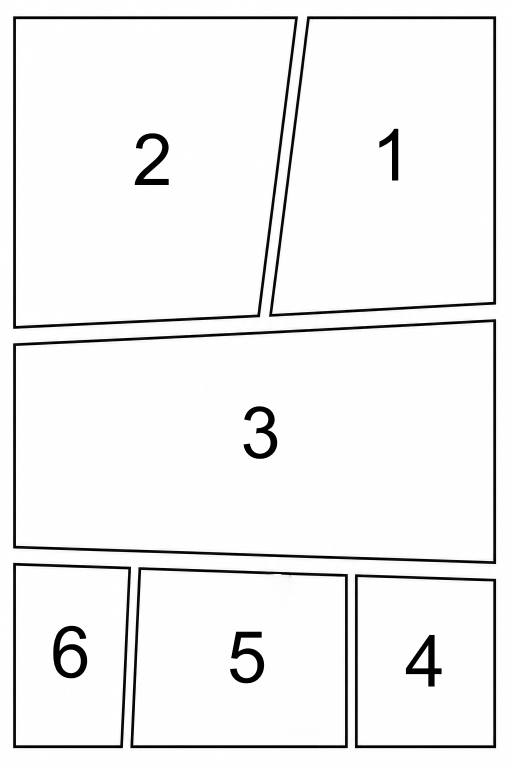
#> input picture plugins/manga-production/skills/manga-generation/assets/Manga_Panel_Layout_Template/Manga Panel Layout Template1.png, 1024 x 1536 px (shown at 1/2 size)
$ python generate_manga_templates.py
#> lines starting #> are read from the running program, lines starting #| are printed output that depends on the picture
#!/usr/bin/env python3
"""Generate reusable manga manuscript bases and panel layout templates."""

from __future__ import annotations

import argparse
import json
from pathlib import Path

from PIL import Image, ImageDraw, ImageFont


PAGE_SIZE = (1024, 1536)
BLACK = (12, 12, 12)
WHITE = (255, 255, 255)
GUIDE = (180, 180, 180)
SAFE = (215, 215, 215)
PLUGIN_ROOT = Path(__file__).resolve().parents[1]
DEFAULT_OUTPUT_DIR = (
    PLUGIN_ROOT
    / "skills"
    / "manga-generation"
    / "assets"
    / "Manga_Panel_Layout_Template"
)


LEGACY_TEMPLATES = [
    {
        "id": "legacy-skewed-6-panel",
        "file": "Manga Panel Layout Template1.png",
        "kind": "panel-layout",
        "panel_count": 6,
        "best_for": ["action", "turning point", "large central beat"],
        "description": "Two top panels, one wide central panel, and three small bottom panels with dynamic skew.",
    },
    {
        "id": "legacy-balanced-5-panel",
        "file": "Manga Panel Layout Template2.png",
        "kind": "panel-layout",
        "panel_count": 5,
        "best_for": ["balanced scene", "conversation", "setup and reveal"],
        "description": "One wide opening panel followed by two rows of paired panels.",
    },
    {
        "id": "legacy-dense-7-panel",
        "file": "Manga Panel Layout Template3.png",
        "kind": "panel-layout",
        "panel_count": 7,
        "best_for": ["dense dialogue", "multi-beat sequence", "investigation"],
        "description": "A wide top panel followed by three rows of two smaller panels.",
    },
    {
        "id": "legacy-staggered-6-panel",
        "file": "Manga Panel Layout Template4.png",
        "kind": "panel-layout",
        "panel_count": 6,
        "best_for": ["reaction chain", "uneven tension", "dramatic reveal"],
        "description": "A wide top panel with staggered lower panels and one tall right-side panel.",
    },
    {
        "id": "legacy-dynamic-6-panel",
        "file": "Manga Panel Layout Template5.png",
        "kind": "panel-layout",
        "panel_count": 6,
        "best_for": ["fast action", "chase", "impact page"],
        "description": "Slanted gutters and asymmetric panels for high-energy page movement.",
    },
    {
        "id": "legacy-yonkoma-4-panel",
        "file": "4-panel manga template1.png",
        "kind": "panel-layout",
        "panel_count": 4,
        "best_for": ["yonkoma", "gag", "simple four-beat scene"],
        "description": "Four stacked horizontal panels for classic four-panel timing.",
    },
    {
        "id": "legacy-grid-8-panel",
        "file": "4-panel manga template2.png",
        "kind": "panel-layout",
        "panel_count": 8,
        "best_for": ["dense sequence", "short dialogue beats", "parallel reactions"],
        "description": "Two-column grid with eight panels in manga-style numbered order.",
    },
]


def load_font(size: int) -> ImageFont.FreeTypeFont | ImageFont.ImageFont:
    candidates = [
        "/System/Library/Fonts/Supplemental/Arial.ttf",
        "/Library/Fonts/Arial.ttf",
    ]
    for candidate in candidates:
        path = Path(candidate)
        if path.exists():
            return ImageFont.truetype(str(path), size)
    return ImageFont.load_default()


def draw_centered_text(draw: ImageDraw.ImageDraw, box: tuple[int, int, int, int], text: str) -> None:
    font = load_font(96)
    text_box = draw.textbbox((0, 0), text, font=font)
    width = text_box[2] - text_box[0]
    height = text_box[3] - text_box[1]
    x = box[0] + (box[2] - box[0] - width) / 2
    y = box[1] + (box[3] - box[1] - height) / 2
    draw.text((x, y), text, fill=BLACK, font=font)


def draw_rect_panel(
    draw: ImageDraw.ImageDraw,
    box: tuple[int, int, int, int],
    number: int | None = None,
    width: int = 7,
) -> None:
    draw.rectangle(box, outline=BLACK, width=width)
    if number is not None:
        draw_centered_text(draw, box, str(number))


def create_canvas(size: tuple[int, int] = PAGE_SIZE) -> Image.Image:
    return Image.new("RGB", size, WHITE)


def save_base_simple(path: Path) -> None:
    image = create_canvas()
    draw = ImageDraw.Draw(image)
    draw.rectangle((52, 52, 972, 1484), outline=BLACK, width=6)
    draw.rectangle((96, 96, 928, 1440), outline=SAFE, width=3)
    image.save(path)


def save_base_bleed(path: Path) -> None:
    image = create_canvas()
    draw = ImageDraw.Draw(image)
    draw.rectangle((24, 24, 1000, 1512), outline=GUIDE, width=3)
    draw.rectangle((64, 64, 960, 1472), outline=BLACK, width=5)
    draw.rectangle((112, 112, 912, 1424), outline=SAFE, width=3)
    draw.line((64, 768, 960, 768), fill=(235, 235, 235), width=2)
    draw.line((512, 64, 512, 1472), fill=(235, 235, 235), width=2)
    image.save(path)


def save_base_yonkoma(path: Path) -> None:
    image = create_canvas((887, 1774))
    draw = ImageDraw.Draw(image)
    draw.rectangle((36, 36, 851, 1738), outline=BLACK, width=6)
    draw.rectangle((72, 72, 815, 1702), outline=SAFE, width=3)
    image.save(path)


def save_layout_3(path: Path) -> None:
    image = create_canvas()
    draw = ImageDraw.Draw(image)
    draw_rect_panel(draw, (48, 48, 976, 570), 1)
    draw_rect_panel(draw, (48, 615, 500, 1488), 3)
    draw_rect_panel(draw, (524, 615, 976, 1488), 2)
    image.save(path)


def save_layout_4(path: Path) -> None:
    image = create_canvas((887, 1774))
    draw = ImageDraw.Draw(image)
    panels = [
        (36, 36, 851, 420),
        (36, 464, 851, 848),
        (36, 892, 851, 1276),
        (36, 1320, 851, 1738),
    ]
    for idx, box in enumerate(panels, start=1):
        draw_rect_panel(draw, box, idx, width=8)
    image.save(path)


def save_layout_5(path: Path) -> None:
    image = create_canvas()
    draw = ImageDraw.Draw(image)
    draw_rect_panel(draw, (48, 48, 976, 460), 1)
    draw_rect_panel(draw, (48, 505, 500, 950), 3)
    draw_rect_panel(draw, (524, 505, 976, 950), 2)
    draw_rect_panel(draw, (48, 995, 500, 1488), 5)
    draw_rect_panel(draw, (524, 995, 976, 1488), 4)
    image.save(path)


def save_layout_6(path: Path) -> None:
    image = create_canvas()
    draw = ImageDraw.Draw(image)
    draw_rect_panel(draw, (48, 48, 500, 430), 2)
    draw_rect_panel(draw, (524, 48, 976, 430), 1)
    draw_rect_panel(draw, (48, 475, 976, 930), 3)
    draw_rect_panel(draw, (48, 975, 330, 1488), 6)
    draw_rect_panel(draw, (354, 975, 670, 1488), 5)
    draw_rect_panel(draw, (694, 975, 976, 1488), 4)
    image.save(path)


GENERATED_TEMPLATES = [
    {
        "id": "blank-manuscript-simple-portrait",
        "file": "blank-manuscript-simple-portrait.png",
        "kind": "blank-base",
        "panel_count": 0,
        "best_for": ["custom layout", "cover", "chapter opener"],
        "description": "Portrait manuscript base with outer trim and inner safe area.",
        "writer": save_base_simple,
    },
    {
        "id": "blank-manuscript-bleed-safe-portrait",
        "file": "blank-manuscript-bleed-safe-portrait.png",
        "kind": "blank-base",
        "panel_count": 0,
        "best_for": ["custom page", "print-aware composition", "full-page illustration"],
        "description": "Portrait manuscript base with bleed, trim, safe area, and center guides.",
        "writer": save_base_bleed,
    },
    {
        "id": "blank-manuscript-yonkoma-tall",
        "file": "blank-manuscript-yonkoma-tall.png",
        "kind": "blank-base",
        "panel_count": 0,
        "best_for": ["yonkoma custom layout", "vertical gag strip"],
        "description": "Tall manuscript base for four-panel vertical manga pages.",
        "writer": save_base_yonkoma,
    },
    {
        "id": "generated-layout-3-panel-establishing",
        "file": "generated-layout-3-panel-establishing.png",
        "kind": "panel-layout",
        "panel_count": 3,
        "best_for": ["establishing beat", "slow reveal", "quiet scene"],
        "description": "One wide top panel with two lower vertical panels for setup and reaction.",
        "writer": save_layout_3,
    },
    {
        "id": "generated-layout-4-panel-yonkoma",
        "file": "generated-layout-4-panel-yonkoma.png",
        "kind": "panel-layout",
        "panel_count": 4,
        "best_for": ["yonkoma", "gag timing", "four-beat exchange"],
        "description": "Four stacked panels for compact gag or slice-of-life pacing.",
        "writer": save_layout_4,
    },
    {
        "id": "generated-layout-5-panel-balanced",
        "file": "generated-layout-5-panel-balanced.png",
        "kind": "panel-layout",
        "panel_count": 5,
        "best_for": ["balanced scene", "setup escalation hook"],
        "description": "Wide opening panel followed by two rows of paired panels.",
        "writer": save_layout_5,
    },
    {
        "id": "generated-layout-6-panel-rhythm",
        "file": "generated-layout-6-panel-rhythm.png",
        "kind": "panel-layout",
        "panel_count": 6,
        "best_for": ["action rhythm", "central dramatic beat", "reaction sequence"],
        "description": "Two top panels, one wide middle panel, and three compact lower panels.",
        "writer": save_layout_6,
    },
]


def write_manifest(output_dir: Path) -> None:
    entries = []
    for entry in LEGACY_TEMPLATES:
        path = output_dir / entry["file"]
        item = {key: value for key, value in entry.items() if key != "writer"}
        if path.exists():
            with Image.open(path) as image:
                item["size"] = list(image.size)
        else:
            item["size"] = None
        entries.append(item)

    for entry in GENERATED_TEMPLATES:
        path = output_dir / entry["file"]
        item = {key: value for key, value in entry.items() if key != "writer"}
        with Image.open(path) as image:
            item["size"] = list(image.size)
        entries.append(item)

    manifest = {
        "schema_version": 1,
        "template_folder": "assets/Manga_Panel_Layout_Template",
        "reading_order": "Use visible panel numbers as the panel IDs and reading order.",
        "default_max_pages": 5,
        "templates": entries,
    }
    (output_dir / "template_manifest.json").write_text(
        json.dumps(manifest, ensure_ascii=False, indent=2) + "\n",
        encoding="utf-8",
    )


def generate(output_dir: Path) -> None:
    output_dir.mkdir(parents=True, exist_ok=True)
    for entry in GENERATED_TEMPLATES:
        entry["writer"](output_dir / entry["file"])
    write_manifest(output_dir)


def main() -> None:
    parser = argparse.ArgumentParser()
    parser.add_argument(
        "--output-dir",
        default=None,
        help="Directory where manuscript template PNGs and template_manifest.json are written.",
    )
    args = parser.parse_args()
    output_dir = Path(args.output_dir) if args.output_dir else DEFAULT_OUTPUT_DIR
    generate(output_dir)
#> the loop in generate, `for entry in GENERATED_TEMPLATES:` made 7 passes
#> pass 1, in save_base_simple, `image.save(path)`:
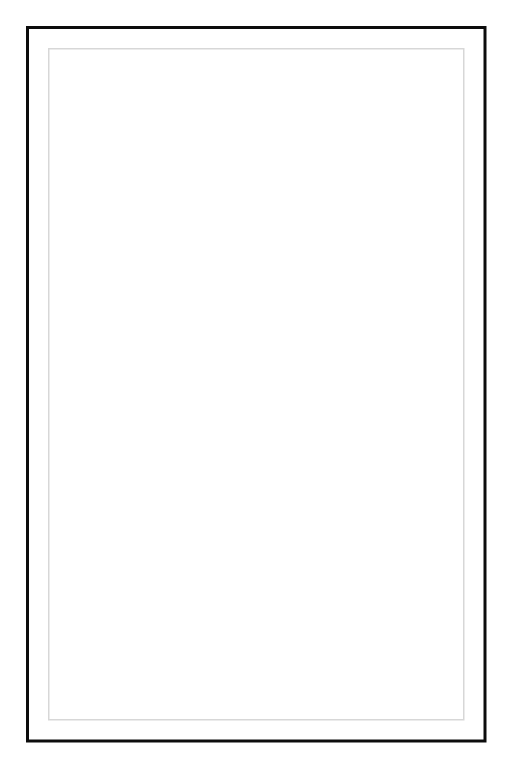
#> saved as blank-manuscript-simple-portrait.png: PIL image 1024x1536 RGB (shown at 1/2 size); min 12, max 255, mean 250.3
#> pass 2, in save_base_bleed, `image.save(path)`:
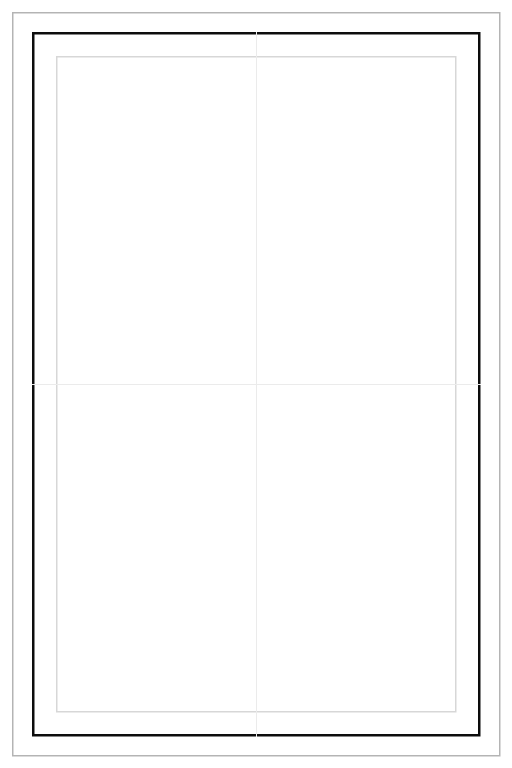
#> saved as blank-manuscript-bleed-safe-portrait.png: PIL image 1024x1536 RGB (shown at 1/2 size); min 12, max 255, mean 250.4
#> in write_manifest, image is the input picture: PIL image 1024x1536 RGB; mean R, G, B 241.8, 241.8, 241.8
#> pass 3 of the loop in write_manifest, `for entry in LEGACY_TEMPLATES:`:
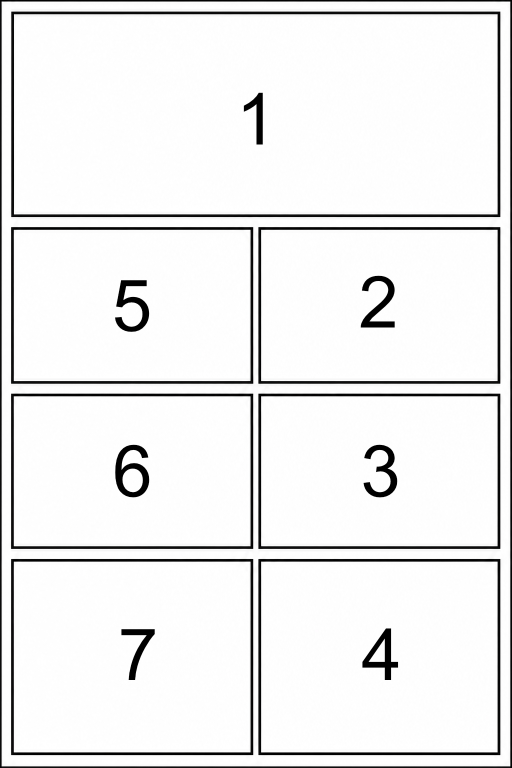
#> input picture plugins/manga-production/skills/manga-generation/assets/Manga_Panel_Layout_Template/Manga Panel Layout Template3.png, 1024 x 1536 px (shown at 1/2 size)
#> in write_manifest, image is the input picture: PIL image 1024x1536 RGB; mean R, G, B 237.7, 237.8, 237.8
#> the loop made 7 passes; the first 3 are shown
#> pass 3 of the loop in write_manifest, `for entry in GENERATED_TEMPLATES:`:
#> in write_manifest, `with Image.open(path) as image:`:
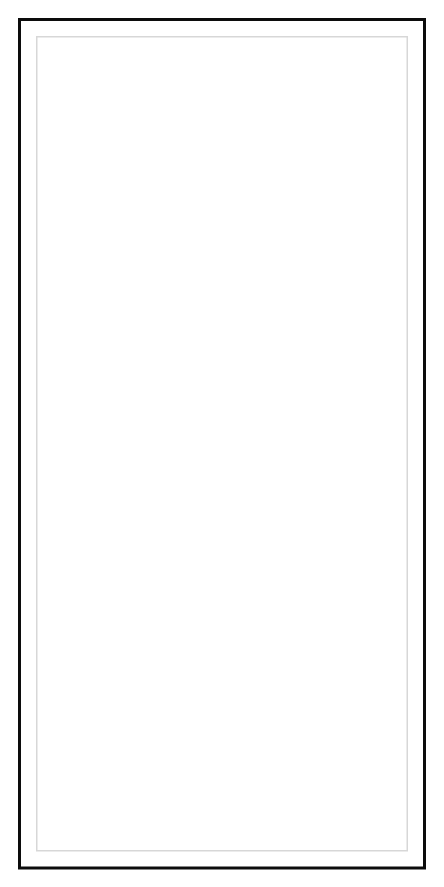
#> image: PIL image 887x1774 RGB (shown at 1/2 size); min 12, max 255, mean 250
#> the loop made 7 passes; the first 3 are shown


if __name__ == "__main__":
    main()
